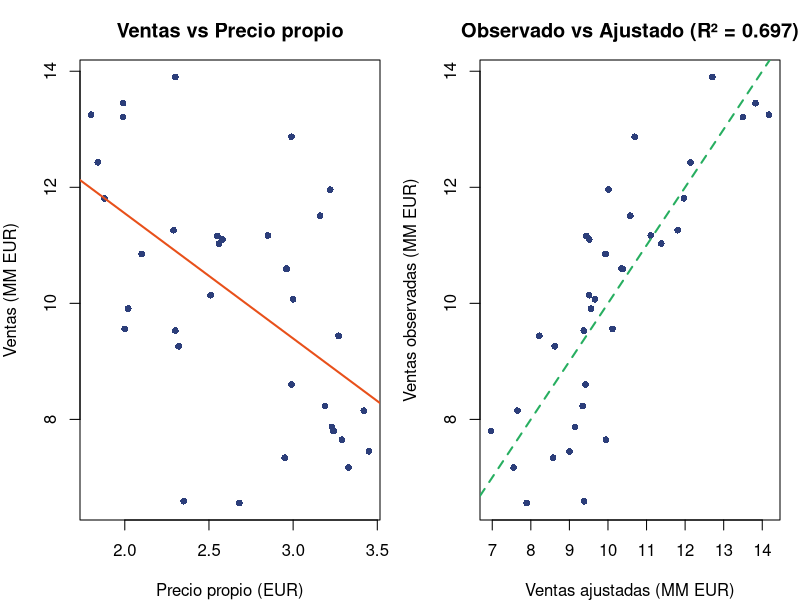

The R script that drew this image:
# =============================================================================
# ECONOMETRÍA — Capítulo 2, Caso Práctico A
# CPA: Demanda de un producto de consumo — Estimación MCO
# Autor: Carlos de Anta Puig
# =============================================================================
# INSTRUCCIONES: Abre primero mEconometria.Rproj en RStudio.
#                Ejecutar bloque a bloque con Ctrl+Enter.
# =============================================================================

pausa <- function(msg = "\n  [Pulsa ENTER para continuar...]") {
  cat(msg); invisible(readline())
}

library(tidyverse); library(readxl); library(ggplot2)

col_principal  <- "#2C3E7A"; col_secundario <- "#E8501A"
col_terciario  <- "#27AE60"; col_gris <- "#7F8C8D"; col_fondo <- "#F4F6F9"

caso_a <- read_excel("data/caso_a_demanda.xlsx")

cat("
=============================================================================
  CASO PRÁCTICO A — Demanda de un producto de consumo
  Tema 2: Estimación MCO
=============================================================================

  Objetivo: estimar un modelo de demanda con MCO, interpretar los
  coeficientes y evaluar la bondad de ajuste.

  Modelo: Ventas = b0 + b1*Precio_propio + b2*Gasto_publicidad + u

=============================================================================
")

pausa()

# ── 1. RECORDATORIO DE LOS DATOS ───────────────────────────────────────────
cat("\n--- 1. RECORDATORIO DE LOS DATOS ---\n")

cat(sprintf("\n  Dataset: %d observaciones, %d variables\n",
            nrow(caso_a), ncol(caso_a)))
cat("\n  Resumen de las variables del modelo:\n")
print(summary(caso_a[, c("ventas", "precio_propio", "gasto_publicidad")]))

pausa()

# ── 2. ESTIMACIÓN MCO ─────────────────────────────────────────────────────
cat("\n--- 2. ESTIMACIÓN MCO ---\n")

cat("\n  Modelo: Ventas = b0 + b1*Precio + b2*Publicidad + u\n\n")

modelo_a <- lm(ventas ~ precio_propio + gasto_publicidad, data = caso_a)
print(summary(modelo_a))

pausa()

# ── 3. INTERPRETACIÓN DE COEFICIENTES ────────────────────────────────────
cat("\n--- 3. INTERPRETACIÓN DE COEFICIENTES ---\n")

coefs <- coef(modelo_a)

cat(sprintf("\n  b0 = %.4f (intercepto)\n", coefs[1]))
cat(sprintf("     Si el precio fuese 0 EUR y no hubiese publicidad,\n"))
cat(sprintf("     las ventas esperadas serían %.2f MM EUR.\n\n", coefs[1]))

cat(sprintf("  b1 = %.4f (precio propio)\n", coefs[2]))
cat(sprintf("     Por cada EUR de aumento en el precio propio,\n"))
cat(sprintf("     las ventas DISMINUYEN en %.2f MM EUR (ceteris paribus).\n", abs(coefs[2])))
cat(sprintf("     Signo negativo: COHERENTE con la ley de la demanda.\n\n"))

cat(sprintf("  b2 = %.4f (gasto publicidad)\n", coefs[3]))
cat(sprintf("     Por cada MM EUR adicional de gasto en publicidad,\n"))
cat(sprintf("     las ventas AUMENTAN en %.2f MM EUR (ceteris paribus).\n", coefs[3]))
cat(sprintf("     Signo positivo: COHERENTE con la teoría económica.\n"))

pausa()

# ── 4. BONDAD DE AJUSTE ─────────────────────────────────────────────────
cat("\n--- 4. BONDAD DE AJUSTE: R² ---\n")

Y     <- caso_a$ventas
Y_hat <- fitted(modelo_a)
Y_bar <- mean(Y)

SCT <- sum((Y - Y_bar)^2)
SCE <- sum((Y_hat - Y_bar)^2)
SCR <- sum(residuals(modelo_a)^2)
R2  <- summary(modelo_a)$r.squared

cat(sprintf("\n  SCT = %.4f\n", SCT))
cat(sprintf("  SCE = %.4f\n", SCE))
cat(sprintf("  SCR = %.4f\n", SCR))
cat(sprintf("  R²  = %.4f\n\n", R2))
cat(sprintf("  El precio y la publicidad explican el %.1f%% de la\n", R2 * 100))
cat(sprintf("  variabilidad de las ventas.\n"))

pausa()

# ── 5. TABLA ANOVA ──────────────────────────────────────────────────────
cat("\n--- 5. TABLA ANOVA ---\n\n")

print(anova(modelo_a))

cat("\n  La tabla ANOVA descompone la variabilidad por variable.\n")
cat("  Sum Sq = contribución de cada variable a SCE.\n")

pausa()

# ── 6. VALORES AJUSTADOS Y RESIDUOS ────────────────────────────────────
cat("\n--- 6. VALORES AJUSTADOS Y RESIDUOS ---\n")

cat("\n  Primeras 10 observaciones:\n\n")
cat("  Obs  Ventas   Ajustado  Residuo\n")
cat("  ---  ------   --------  -------\n")
for (i in 1:10) {
  cat(sprintf("  %3d  %6.2f   %6.2f    %7.4f\n",
              i, Y[i], Y_hat[i], residuals(modelo_a)[i]))
}

cat(sprintf("\n  Suma de residuos:  %.8f  (= 0)\n", sum(residuals(modelo_a))))

n <- nrow(caso_a); k <- 2
sigma_hat <- sqrt(SCR / (n - k - 1))
cat(sprintf("  Error estándar residual (s): %.4f MM EUR\n", sigma_hat))

pausa()

# ── 7. VISUALIZACIÓN ───────────────────────────────────────────────────
cat("\n--- 7. VISUALIZACIÓN ---\n")

par(mfrow = c(1, 2), mar = c(4, 4, 3, 1))

# Ventas vs precio con recta parcial
plot(caso_a$precio_propio, caso_a$ventas,
     pch = 16, col = col_principal, cex = 0.9,
     xlab = "Precio propio (EUR)", ylab = "Ventas (MM EUR)",
     main = "Ventas vs Precio propio")
abline(lm(ventas ~ precio_propio, data = caso_a),
       col = col_secundario, lwd = 2)

# Observado vs ajustado
plot(Y_hat, Y,
     pch = 16, col = col_principal, cex = 0.9,
     xlab = "Ventas ajustadas (MM EUR)", ylab = "Ventas observadas (MM EUR)",
     main = sprintf("Observado vs Ajustado (R² = %.3f)", R2))
abline(0, 1, col = col_terciario, lwd = 2, lty = 2)

par(mfrow = c(1, 1))

cat("\n  Gráfico izquierdo: relación ventas-precio (pendiente negativa).")
cat("\n  Gráfico derecho: cuanto más cerca de la diagonal, mejor ajuste.\n")

cat("\n=== FIN Caso Práctico A — Tema 02 ===\n")
